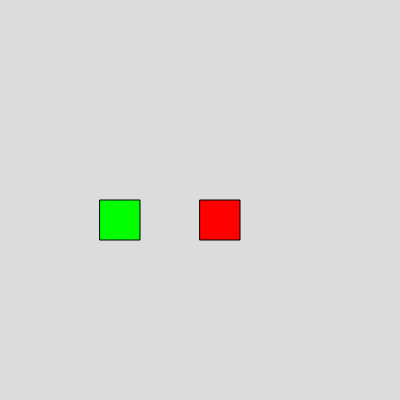
Frame 1 (no input)
Frame 60 (no input): identical to frame 1, image omitted
Frame 120 (the mouse pressed at the canvas centre since frame 60): identical to frame 1, image omitted

The p5.js sketch that drew this single still picture (run headless with seeded random() and noise() and a simulated clock; from frame 60 on, the mouse is pressed at the canvas centre):

// p5.js sketch
// ── sketch.js
let xRed; 
let xGreen;
let r = 40;
function setup() {
  createCanvas(400, 400);
  // test position: RED GREEN
  // xRed = 100; 
  // xGreen = 200;
  // test position GREEN RED
  xRed = 200; 
  xGreen = 100;
}

function draw() {
  
  background(220);
  let dis = dist(xRed, 200, xGreen, 200);
  
  // if the green square is to the left of the red square (green red)
  // xGreen should be larger than left edge and
  // xGreen should be smaller than xRed (or: should be far enough from it)
  if(xGreen < xRed){
    if(keyIsDown(LEFT_ARROW) &&
      xGreen > -r/2) {
      xGreen -= 5;
    }
    else if (keyIsDown(RIGHT_ARROW) &&
      dis > r) {
      xGreen += 5;
    }
  }
  // if the red square is to the left of the green square (red green)
  // xGreen should be larger than xRed
  // xGreen should be smaller the right edge
  else{
    if(keyIsDown(LEFT_ARROW) &&
      dis > r) {
      xGreen -= 5;
    }
    else if (keyIsDown(RIGHT_ARROW) &&
      xGreen < width - r/2) {
      xGreen += 5;
    }
  }

  fill(0, 255, 0);
  rect(xGreen, 200, r, r);
  fill(255, 0, 0);
  rect(xRed, 200, r, r);
}
